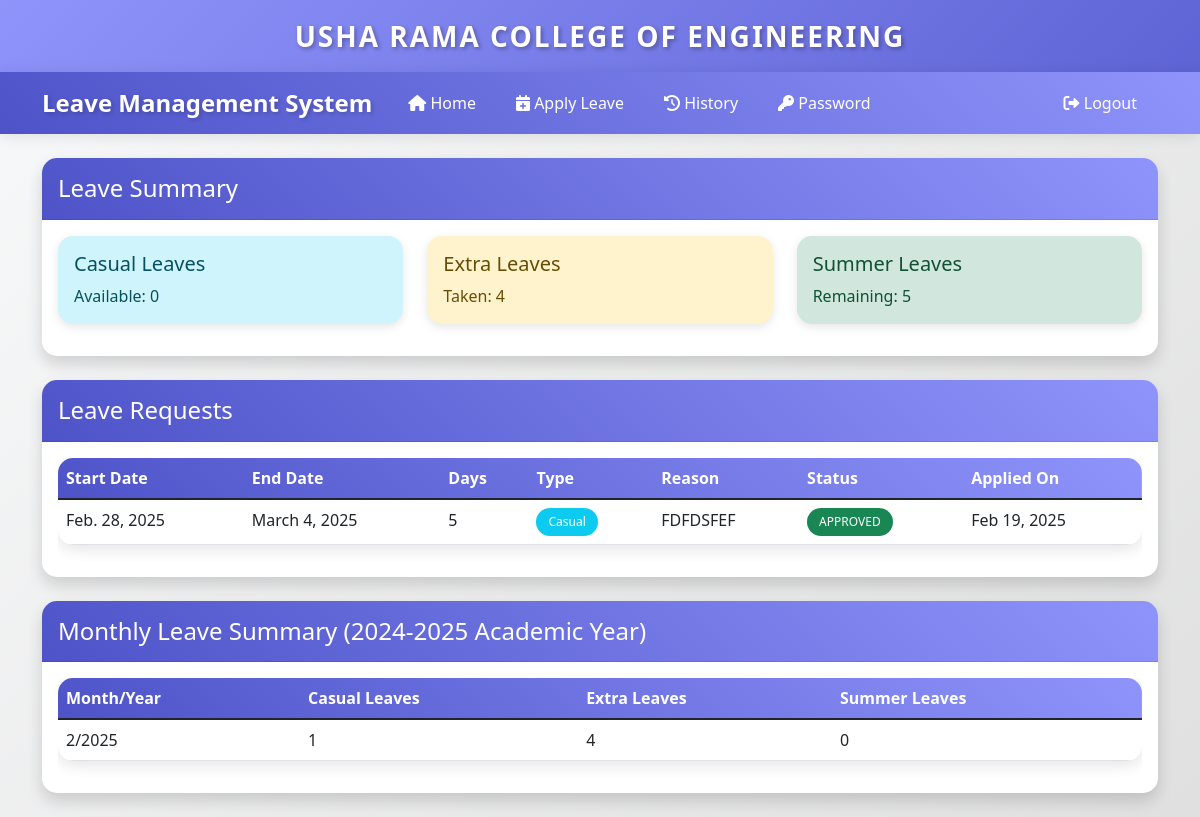
Page /leave-history/ (signed in) on the committed database.
### leave_management/models.py (models this page shows, shortened)
class Employee(AbstractUser):
    DEPARTMENT_CHOICES = [
        ('CSE', 'Computer Science'),
        ('ECE', 'Electronics'),
        ('MECH', 'Mechanical'),
        ('CIVIL', 'Civil'),
    ]
    employee_id = models.CharField(max_length=20, unique=True, validators=[MinLengthValidator(1)])
    department = models.CharField(max_length=20, choices=DEPARTMENT_CHOICES)
    is_admin = models.BooleanField(default=False)
    casual_leaves_remaining = models.IntegerField(default=1)  # Start with 1 leave
    extra_leaves_taken = models.IntegerField(default=0)
    summer_leaves_remaining = models.IntegerField(default=5)  # Summer leaves for May
    last_leave_increment = models.DateField(default=timezone.now)  # Track last leave increment
    def get_academic_year(self):
        today = timezone.now().date()
        if today.month < 6:  # Before June
            return today.year - 1
        return today.year

class LeaveRequest(models.Model):
    STATUS_CHOICES = [
        ('PENDING', 'Pending'),
        ('APPROVED', 'Approved'),
        ('REJECTED', 'Rejected'),
    ]
    employee = models.ForeignKey(Employee, on_delete=models.CASCADE)
    start_date = models.DateField()
    end_date = models.DateField()
    number_of_days = models.IntegerField()
    reason = models.TextField()
    status = models.CharField(max_length=10, choices=STATUS_CHOICES, default='PENDING')
    created_at = models.DateTimeField(auto_now_add=True)
    updated_at = models.DateTimeField(auto_now=True)

class LeaveHistory(models.Model):
    employee = models.ForeignKey(Employee, on_delete=models.CASCADE)
    month = models.IntegerField()
    year = models.IntegerField()
    casual_leaves_taken = models.IntegerField(default=0)
    extra_leaves_taken = models.IntegerField(default=0)
    summer_leaves_taken = models.IntegerField(default=0)
    class Meta:
        unique_together = ('employee', 'month', 'year')

### leave_management/views.py (the view)
# urls.py: path('leave-history/', views.leave_history, name='leave_history'),
@login_required
def leave_history(request):
    leaves = LeaveRequest.objects.filter(employee=request.user).order_by('-created_at')
    monthly_history = LeaveHistory.objects.filter(employee=request.user).order_by('-year', '-month')
    return render(request, 'leave_management/leave_history.html', {
        'leaves': leaves,
        'monthly_history': monthly_history
    })

### leave_management/templates/leave_management/leave_history.html
{% extends 'leave_management/base.html' %}
{% block content %}
<div class="row">
    <div class="col-md-12">
        <div class="card shadow mb-4">
            <div class="card-header">
                <h4 class="mb-0">Leave Summary</h4>
            </div>
            <div class="card-body">
                <div class="row">
                    <div class="col-md-4">
                        <div class="alert alert-info">
                            <h5 class="alert-heading">Casual Leaves</h5>
                            <p class="mb-0">Available: {{ user.casual_leaves_remaining }}</p>
                        </div>
                    </div>
                    <div class="col-md-4">
                        <div class="alert alert-warning">
                            <h5 class="alert-heading">Extra Leaves</h5>
                            <p class="mb-0">Taken: {{ user.extra_leaves_taken }}</p>
                        </div>
                    </div>
                    <div class="col-md-4">
                        <div class="alert alert-success">
                            <h5 class="alert-heading">Summer Leaves</h5>
                            <p class="mb-0">Remaining: {{ user.summer_leaves_remaining }}</p>
                        </div>
                    </div>
                </div>
            </div>
        </div>
    </div>
</div>
<div class="row">
    <div class="col-md-12">
        <div class="card shadow mb-4">
            <div class="card-header">
                <h4 class="mb-0">Leave Requests</h4>
            </div>
            <div class="card-body">
                <div class="table-responsive">
                    <table class="table table-hover">
                        <thead>
                            <tr>
                                <th>Start Date</th>
                                <th>End Date</th>
                                <th>Days</th>
                                <th>Type</th>
                                <th>Reason</th>
                                <th>Status</th>
                                <th>Applied On</th>
                            </tr>
                        </thead>
                        <tbody>
                            {% for leave in leaves %}
                            <tr>
                                <td>{{ leave.start_date }}</td>
                                <td>{{ leave.end_date }}</td>
                                <td>{{ leave.number_of_days }}</td>
                                <td>
                                    {% if leave.start_date.month == 5 %}
                                        <span class="badge bg-success">Summer</span>
                                    {% elif leave.is_extra_leave %}
                                        <span class="badge bg-warning">Extra</span>
                                    {% else %}
                                        <span class="badge bg-info">Casual</span>
                                    {% endif %}
                                </td>
                                <td>{{ leave.reason }}</td>
                                <td>
                                    <span class="badge {% if leave.status == 'APPROVED' %}bg-success{% elif leave.status == 'REJECTED' %}bg-danger{% else %}bg-warning{% endif %}">
                                        {{ leave.status }}
                                    </span>
                                </td>
                                <td>{{ leave.created_at|date:"M d, Y" }}</td>
                            </tr>
                            {% empty %}
                            <tr>
                                <td colspan="7" class="text-center">No leave requests found.</td>
                            </tr>
                            {% endfor %}
                        </tbody>
                    </table>
                </div>
            </div>
        </div>
    </div>
</div>
<div class="row">
    <div class="col-md-12">
        <div class="card shadow">
            <div class="card-header">
                <h4 class="mb-0">Monthly Leave Summary ({{ user.get_academic_year }}-{{ user.get_academic_year|add:"1" }} Academic Year)</h4>
            </div>
            <div class="card-body">
                <div class="table-responsive">
                    <table class="table table-hover">
                        <thead>
                            <tr>
                                <th>Month/Year</th>
                                <th>Casual Leaves</th>
                                <th>Extra Leaves</th>
                                <th>Summer Leaves</th>
                            </tr>
                        </thead>
                        <tbody>
                            {% for history in monthly_history %}
                            <tr>
                                <td>{{ history.month }}/{{ history.year }}</td>
                                <td>{{ history.casual_leaves_taken }}</td>
                                <td>{{ history.extra_leaves_taken }}</td>
                                <td>{{ history.summer_leaves_taken }}</td>
                            </tr>
                            {% empty %}
                            <tr>
                                <td colspan="4" class="text-center">No leave history found.</td>
                            </tr>
                            {% endfor %}
                        </tbody>
                    </table>
                </div>
            </div>
        </div>
    </div>
</div>
{% endblock %}

### leave_management/templates/leave_management/base.html (style rules this page uses)
:root { --primary-color: #4e54c8; --secondary-color: #8f94fb; --accent-color: #ff6b6b; --success-color: #2ecc71; --warning-color: #f1c40f; --danger-color: #e74c3c; --light-color: #f8f9fa; --dark-color: #2c3e50; }
body { background: linear-gradient(135deg, var(--light-color), #e0e0e0); min-height: 100vh; padding-top: 0; }
.card { border: none; border-radius: 15px; box-shadow: 0 5px 15px rgba(0, 0, 0, 0.1); transition: all 0.3s ease; background: white; margin-bottom: 1.5rem; }
.card-header { background: linear-gradient(45deg, var(--primary-color), var(--secondary-color)); color: white; border-radius: 15px 15px 0 0 !important; padding: 1rem; }
.alert { border-radius: 15px; border: none; box-shadow: 0 3px 10px rgba(0, 0, 0, 0.1); }
.table { background: white; border-radius: 15px; overflow: hidden; box-shadow: 0 5px 15px rgba(0, 0, 0, 0.1); }
.table thead { background: linear-gradient(45deg, var(--primary-color), var(--secondary-color)); color: white; }
.badge { padding: 8px 12px; border-radius: 20px; font-weight: 500; }
.card { animation: fadeIn 0.8s ease-out; }

### rows in the picture
Employee: casual_leaves_remaining "0", extra_leaves_taken "4", summer_leaves_remaining "5", get_academic_year "2024", get_academic_year|add "2025"
LeaveRequest: start_date "Feb. 28, 2025", end_date "March 4, 2025", number_of_days "5", shows "Casual", reason "FDFDSFEF", status "APPROVED", created_at "Feb 19, 2025"
LeaveHistory: month "2", year "2025", casual_leaves_taken "1", extra_leaves_taken "4", summer_leaves_taken "0"
